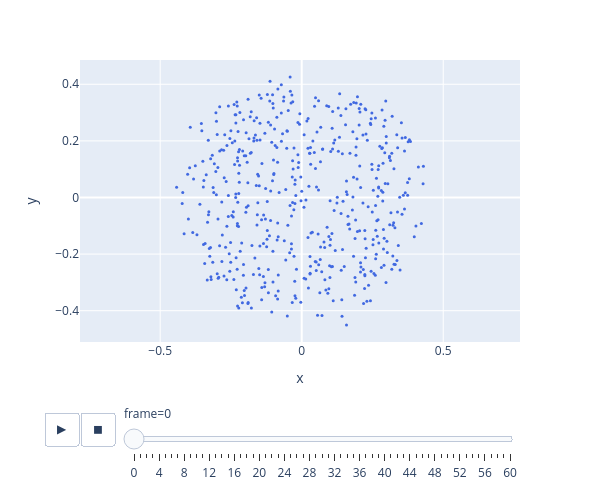

Notebook code cell kept with this figure:
### Code cell
import numpy as np
import plotly.express as px

frames_list = []

for i, points in enumerate(points_2d):
    pts_array = np.array(points)

    df = pandas.DataFrame({
        'x': pts_array[:, 0],
        'y': pts_array[:, 1],
        'frame': i
    })
    frames_list.append(df)

DF = pandas.concat(frames_list, ignore_index=True)

fig = px.scatter(
    DF,
    x="x",
    y="y",
    animation_frame="frame",
)

fig.update_traces(
    marker=dict(size=3, color='royalblue'), # 在这里统一设置大小和颜色
    selector=dict(mode='markers')
)

fig.layout.updatemenus[0].buttons[0].args[1]['frame']['duration'] = 30
fig.layout.updatemenus[0].buttons[0].args[1]['transition']['duration'] = 5

fig.update_yaxes(scaleanchor="x", scaleratio=1)
fig.update_layout(
    width=600,
    height=500,
    showlegend=False # 纯点云可视化通常不需要图例
)

fig.show()

### Figure 1 — Plotly figure (JSON) as saved in the notebook; plotly's stock layout.template omitted (floating-point values rounded to 4 significant figures; data arrays with more than 128 entries replaced by an {"elided": "..."} marker saying what was removed)
{"data": [{"hovertemplate": "frame=0<br>x=%{x}<br>y=%{y}<extra></extra>", "legendgroup": "", "marker": {"color": "royalblue", "size": 3, "symbol": "circle"}, "mode": "markers", "name": "", "orientation": "v", "showlegend": false, "type": "scatter", "x": {"elided": "500 float values"}, "xaxis": "x", "y": {"elided": "500 float values"}, "yaxis": "y"}], "layout": {"height": 500, "legend": {"tracegroupgap": 0}, "margin": {"t": 60}, "showlegend": false, "sliders": [{"active": 0, "currentvalue": {"prefix": "frame="}, "len": 0.9, "pad": {"b": 10, "t": 60}, "steps": [{"args": [["0"], {"frame": {"duration": 0, "redraw": false}, "fromcurrent": true, "mode": "immediate", "transition": {"duration": 0, "easing": "linear"}}], "label": "0", "method": "animate"}, {"args": [["1"], {"frame": {"duration": 0, "redraw": false}, "fromcurrent": true, "mode": "immediate", "transition": {"duration": 0, "easing": "linear"}}], "label": "1", "method": "animate"}, {"args": [["2"], {"frame": {"duration": 0, "redraw": false}, "fromcurrent": true, "mode": "immediate", "transition": {"duration": 0, "easing": "linear"}}], "label": "2", "method": "animate"}, {"args": [["3"], {"frame": {"duration": 0, "redraw": false}, "fromcurrent": true, "mode": "immediate", "transition": {"duration": 0, "easing": "linear"}}], "label": "3", "method": "animate"}, {"args": [["4"], {"frame": {"duration": 0, "redraw": false}, "fromcurrent": true, "mode": "immediate", "transition": {"duration": 0, "easing": "linear"}}], "label": "4", "method": "animate"}, {"args": [["5"], {"frame": {"duration": 0, "redraw": false}, "fromcurrent": true, "mode": "immediate", "transition": {"duration": 0, "easing": "linear"}}], "label": "5", "method": "animate"}, {"args": [["6"], {"frame": {"duration": 0, "redraw": false}, "fromcurrent": true, "mode": "immediate", "transition": {"duration": 0, "easing": "linear"}}], "label": "6", "method": "animate"}, {"args": [["7"], {"frame": {"duration": 0, "redraw": false}, "fromcurrent": true, "mode": "immediate", "transition": {"duration": 0, "easing": "linear"}}], "label": "7", "method": "animate"}, {"args": [["8"], {"frame": {"duration": 0, "redraw": false}, "fromcurrent": true, "mode": "immediate", "transition": {"duration": 0, "easing": "linear"}}], "label": "8", "method": "animate"}, {"args": [["9"], {"frame": {"duration": 0, "redraw": false}, "fromcurrent": true, "mode": "immediate", "transition": {"duration": 0, "easing": "linear"}}], "label": "9", "method": "animate"}, {"args": [["10"], {"frame": {"duration": 0, "redraw": false}, "fromcurrent": true, "mode": "immediate", "transition": {"duration": 0, "easing": "linear"}}], "label": "10", "method": "animate"}, {"args": [["11"], {"frame": {"duration": 0, "redraw": false}, "fromcurrent": true, "mode": "immediate", "transition": {"duration": 0, "easing": "linear"}}], "label": "11", "method": "animate"}, {"args": [["12"], {"frame": {"duration": 0, "redraw": false}, "fromcurrent": true, "mode": "immediate", "transition": {"duration": 0, "easing": "linear"}}], "label": "12", "method": "animate"}, {"args": [["13"], {"frame": {"duration": 0, "redraw": false}, "fromcurrent": true, "mode": "immediate", "transition": {"duration": 0, "easing": "linear"}}], "label": "13", "method": "animate"}, {"args": [["14"], {"frame": {"duration": 0, "redraw": false}, "fromcurrent": true, "mode": "immediate", "transition": {"duration": 0, "easing": "linear"}}], "label": "14", "method": "animate"}, {"args": [["15"], {"frame": {"duration": 0, "redraw": false}, "fromcurrent": true, "mode": "immediate", "transition": {"duration": 0, "easing": "linear"}}], "label": "15", "method": "animate"}, {"args": [["16"], {"frame": {"duration": 0, "redraw": false}, "fromcurrent": true, "mode": "immediate", "transition": {"duration": 0, "easing": "linear"}}], "label": "16", "method": "animate"}, {"args": [["17"], {"frame": {"duration": 0, "redraw": false}, "fromcurrent": true, "mode": "immediate", "transition": {"duration": 0, "easing": "linear"}}], "label": "17", "method": "animate"}, {"args": [["18"], {"frame": {"duration": 0, "redraw": false}, "fromcurrent": true, "mode": "immediate", "transition": {"duration": 0, "easing": "linear"}}], "label": "18", "method": "animate"}, {"args": [["19"], {"frame": {"duration": 0, "redraw": false}, "fromcurrent": true, "mode": "immediate", "transition": {"duration": 0, "easing": "linear"}}], "label": "19", "method": "animate"}, {"args": [["20"], {"frame": {"duration": 0, "redraw": false}, "fromcurrent": true, "mode": "immediate", "transition": {"duration": 0, "easing": "linear"}}], "label": "20", "method": "animate"}, {"args": [["21"], {"frame": {"duration": 0, "redraw": false}, "fromcurrent": true, "mode": "immediate", "transition": {"duration": 0, "easing": "linear"}}], "label": "21", "method": "animate"}, {"args": [["22"], {"frame": {"duration": 0, "redraw": false}, "fromcurrent": true, "mode": "immediate", "transition": {"duration": 0, "easing": "linear"}}], "label": "22", "method": "animate"}, {"args": [["23"], {"frame": {"duration": 0, "redraw": false}, "fromcurrent": true, "mode": "immediate", "transition": {"duration": 0, "easing": "linear"}}], "label": "23", "method": "animate"}, {"args": [["24"], {"frame": {"duration": 0, "redraw": false}, "fromcurrent": true, "mode": "immediate", "transition": {"duration": 0, "easing": "linear"}}], "label": "24", "method": "animate"}, {"args": [["25"], {"frame": {"duration": 0, "redraw": false}, "fromcurrent": true, "mode": "immediate", "transition": {"duration": 0, "easing": "linear"}}], "label": "25", "method": "animate"}, {"args": [["26"], {"frame": {"duration": 0, "redraw": false}, "fromcurrent": true, "mode": "immediate", "transition": {"duration": 0, "easing": "linear"}}], "label": "26", "method": "animate"}, {"args": [["27"], {"frame": {"duration": 0, "redraw": false}, "fromcurrent": true, "mode": "immediate", "transition": {"duration": 0, "easing": "linear"}}], "label": "27", "method": "animate"}, {"args": [["28"], {"frame": {"duration": 0, "redraw": false}, "fromcurrent": true, "mode": "immediate", "transition": {"duration": 0, "easing": "linear"}}], "label": "28", "method": "animate"}, {"args": [["29"], {"frame": {"duration": 0, "redraw": false}, "fromcurrent": true, "mode": "immediate", "transition": {"duration": 0, "easing": "linear"}}], "label": "29", "method": "animate"}, {"args": [["30"], {"frame": {"duration": 0, "redraw": false}, "fromcurrent": true, "mode": "immediate", "transition": {"duration": 0, "easing": "linear"}}], "label": "30", "method": "animate"}, {"args": [["31"], {"frame": {"duration": 0, "redraw": false}, "fromcurrent": true, "mode": "immediate", "transition": {"duration": 0, "easing": "linear"}}], "label": "31", "method": "animate"}, {"args": [["32"], {"frame": {"duration": 0, "redraw": false}, "fromcurrent": true, "mode": "immediate", "transition": {"duration": 0, "easing": "linear"}}], "label": "32", "method": "animate"}, {"args": [["33"], {"frame": {"duration": 0, "redraw": false}, "fromcurrent": true, "mode": "immediate", "transition": {"duration": 0, "easing": "linear"}}], "label": "33", "method": "animate"}, {"args": [["34"], {"frame": {"duration": 0, "redraw": false}, "fromcurrent": true, "mode": "immediate", "transition": {"duration": 0, "easing": "linear"}}], "label": "34", "method": "animate"}, {"args": [["35"], {"frame": {"duration": 0, "redraw": false}, "fromcurrent": true, "mode": "immediate", "transition": {"duration": 0, "easing": "linear"}}], "label": "35", "method": "animate"}, {"args": [["36"], {"frame": {"duration": 0, "redraw": false}, "fromcurrent": true, "mode": "immediate", "transition": {"duration": 0, "easing": "linear"}}], "label": "36", "method": "animate"}, {"args": [["37"], {"frame": {"duration": 0, "redraw": false}, "fromcurrent": true, "mode": "immediate", "transition": {"duration": 0, "easing": "linear"}}], "label": "37", "method": "animate"}, {"args": [["38"], {"frame": {"duration": 0, "redraw": false}, "fromcurrent": true, "mode": "immediate", "transition": {"duration": 0, "easing": "linear"}}], "label": "38", "method": "animate"}, {"args": [["39"], {"frame": {"duration": 0, "redraw": false}, "fromcurrent": true, "mode": "immediate", "transition": {"duration": 0, "easing": "linear"}}], "label": "39", "method": "animate"}, {"args": [["40"], {"frame": {"duration": 0, "redraw": false}, "fromcurrent": true, "mode": "immediate", "transition": {"duration": 0, "easing": "linear"}}], "label": "40", "method": "animate"}, {"args": [["41"], {"frame": {"duration": 0, "redraw": false}, "fromcurrent": true, "mode": "immediate", "transition": {"duration": 0, "easing": "linear"}}], "label": "41", "method": "animate"}, {"args": [["42"], {"frame": {"duration": 0, "redraw": false}, "fromcurrent": true, "mode": "immediate", "transition": {"duration": 0, "easing": "linear"}}], "label": "42", "method": "animate"}, {"args": [["43"], {"frame": {"duration": 0, "redraw": false}, "fromcurrent": true, "mode": "immediate", "transition": {"duration": 0, "easing": "linear"}}], "label": "43", "method": "animate"}, {"args": [["44"], {"frame": {"duration": 0, "redraw": false}, "fromcurrent": true, "mode": "immediate", "transition": {"duration": 0, "easing": "linear"}}], "label": "44", "method": "animate"}, {"args": [["45"], {"frame": {"duration": 0, "redraw": false}, "fromcurrent": true, "mode": "immediate", "transition": {"duration": 0, "easing": "linear"}}], "label": "45", "method": "animate"}, {"args": [["46"], {"frame": {"duration": 0, "redraw": false}, "fromcurrent": true, "mode": "immediate", "transition": {"duration": 0, "easing": "linear"}}], "label": "46", "method": "animate"}, {"args": [["47"], {"frame": {"duration": 0, "redraw": false}, "fromcurrent": true, "mode": "immediate", "transition": {"duration": 0, "easing": "linear"}}], "label": "47", "method": "animate"}, {"args": [["48"], {"frame": {"duration": 0, "redraw": false}, "fromcurrent": true, "mode": "immediate", "transition": {"duration": 0, "easing": "linear"}}], "label": "48", "method": "animate"}, {"args": [["49"], {"frame": {"duration": 0, "redraw": false}, "fromcurrent": true, "mode": "immediate", "transition": {"duration": 0, "easing": "linear"}}], "label": "49", "method": "animate"}, {"args": [["50"], {"frame": {"duration": 0, "redraw": false}, "fromcurrent": true, "mode": "immediate", "transition": {"duration": 0, "easing": "linear"}}], "label": "50", "method": "animate"}, {"args": [["51"], {"frame": {"duration": 0, "redraw": false}, "fromcurrent": true, "mode": "immediate", "transition": {"duration": 0, "easing": "linear"}}], "label": "51", "method": "animate"}, {"args": [["52"], {"frame": {"duration": 0, "redraw": false}, "fromcurrent": true, "mode": "immediate", "transition": {"duration": 0, "easing": "linear"}}], "label": "52", "method": "animate"}, {"args": [["53"], {"frame": {"duration": 0, "redraw": false}, "fromcurrent": true, "mode": "immediate", "transition": {"duration": 0, "easing": "linear"}}], "label": "53", "method": "animate"}, {"args": [["54"], {"frame": {"duration": 0, "redraw": false}, "fromcurrent": true, "mode": "immediate", "transition": {"duration": 0, "easing": "linear"}}], "label": "54", "method": "animate"}, {"args": [["55"], {"frame": {"duration": 0, "redraw": false}, "fromcurrent": true, "mode": "immediate", "transition": {"duration": 0, "easing": "linear"}}], "label": "55", "method": "animate"}, {"args": [["56"], {"frame": {"duration": 0, "redraw": false}, "fromcurrent": true, "mode": "immediate", "transition": {"duration": 0, "easing": "linear"}}], "label": "56", "method": "animate"}, {"args": [["57"], {"frame": {"duration": 0, "redraw": false}, "fromcurrent": true, "mode": "immediate", "transition": {"duration": 0, "easing": "linear"}}], "label": "57", "method": "animate"}, {"args": [["58"], {"frame": {"duration": 0, "redraw": false}, "fromcurrent": true, "mode": "immediate", "transition": {"duration": 0, "easing": "linear"}}], "label": "58", "method": "animate"}, {"args": [["59"], {"frame": {"duration": 0, "redraw": false}, "fromcurrent": true, "mode": "immediate", "transition": {"duration": 0, "easing": "linear"}}], "label": "59", "method": "animate"}, {"args": [["60"], {"frame": {"duration": 0, "redraw": false}, "fromcurrent": true, "mode": "immediate", "transition": {"duration": 0, "easing": "linear"}}], "label": "60", "method": "animate"}], "x": 0.1, "xanchor": "left", "y": 0, "yanchor": "top"}], "updatemenus": [{"buttons": [{"args": [null, {"frame": {"duration": 30, "redraw": false}, "fromcurrent": true, "mode": "immediate", "transition": {"duration": 5, "easing": "linear"}}], "label": "&#9654;", "method": "animate"}, {"args": [[null], {"frame": {"duration": 0, "redraw": false}, "fromcurrent": true, "mode": "immediate", "transition": {"duration": 0, "easing": "linear"}}], "label": "&#9724;", "method": "animate"}], "direction": "left", "pad": {"r": 10, "t": 70}, "showactive": false, "type": "buttons", "x": 0.1, "xanchor": "right", "y": 0, "yanchor": "top"}], "width": 600, "xaxis": {"anchor": "y", "domain": [0, 1], "title": {"text": "x"}}, "yaxis": {"anchor": "x", "domain": [0, 1], "scaleanchor": "x", "scaleratio": 1, "title": {"text": "y"}}}}
